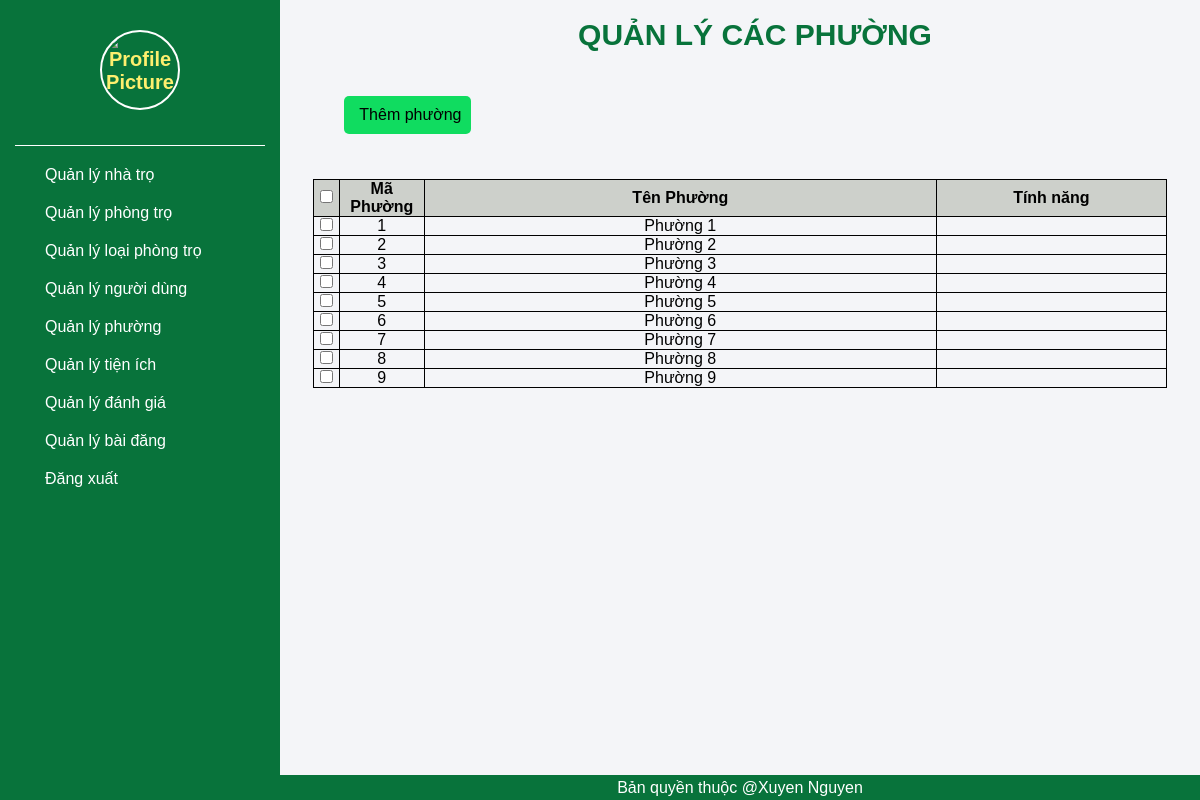
The page /scr/qlphuong.php (signed in) on the database its author committed.
### tables this page shows
CREATE TABLE `phuong` (
  `maphuong` int(11) NOT NULL,
  `tenphuong` varchar(30) NOT NULL
);

### scr/qlphuong.php (the view, shortened to what this page needs)
<?php
include("header_admin.php");
?>
<div>
    <div class="top-center">
        <p> QUẢN LÝ CÁC PHƯỜNG </p>
    </div>
    <div class="table-center">
        <div class="btn-center">
            <div class="btn-center-bt">
                <a href="them_phuong.php" class="button button-them">
                    <p>Thêm phường</p>
                </a>
            </div>
        </div>
        <div class="table">
            <table width="100%" class="table-content">
                <tr style="background-color:#CDD0CB; font-weight:600;">
                    <td width="3%"><input type="checkbox"></td>
                    <td width="10%">Mã Phường </td>
                    <td width="60%">Tên Phường</td>
                    <td width="40%">Tính năng</td>
                </tr>
                <?php
                    include("ketnoi.php");
                    $sql="select * from phuong ";
                    $kq=mysqli_query($conn,$sql) or die ("Không thể xuất thông tin người dùng ".mysqli_error());
                    while($row=mysqli_fetch_array($kq))
                    {
                        echo "<tr>";
                        echo"<td width='3%'><input type='checkbox'></td>";
                        echo "<td> ".$row["maphuong"]."</td>";
                        $usern=$row["maphuong"];
                        echo "<td class='bang'>".$row["tenphuong"]."</td>";
                        echo "<td class='bang'>
                        <a href='xoa_phuong.php?user=$usern'><ion-icon name='trash-outline'></ion-icon></a>
                        </td>";
                    }
                    ?>
        </div>
    </div>
</div>
</div>
<?php
include("footer_admin.php");
?>

### scr/css_admin.css (style rules this page uses)
* { margin: 0; padding: 0; box-sizing: border-box; font-family: 'Montserrat', sans-serif; }
.top-center { display: flex; align-items: center; width: 95%; height: 40px; padding-left: 30px; margin: 0 auto; border-radius: 5px; margin-top: 15px; margin-bottom: 20px; justify-content: space-around; }
.top-center p { color: #08733b; font-weight: 700; font-size: 30px; }
.table-center { display: flex; width: 95%; margin: 0 auto; flex-wrap: wrap; padding: 1px 10px; flex-direction: column; margin-bottom: 30px; }
.btn-center { display: flex; justify-content: space-between; align-items: center; width: 95%; margin: 10px auto; padding-bottom: 5px; }
.btn-center-bt { display: flex; align-items: center; }
.button { display: flex; align-items: center; margin: 10px; gap: 5px; border-radius: 5px; justify-content: center; padding: 10px 10px; text-decoration: none; color: black; }
.button-them { background-color: #10dc60; }
table, th, td { border:1px solid black; }
.table-content { border-collapse:collapse; margin-top: 20px; text-align: center; }

### rows shown on the page
phuong: maphuong "1", tenphuong "Phường 1"
phuong: maphuong "2", tenphuong "Phường 2"
phuong: maphuong "3", tenphuong "Phường 3"
phuong: maphuong "4", tenphuong "Phường 4"
phuong: maphuong "5", tenphuong "Phường 5"
phuong: maphuong "6", tenphuong "Phường 6"
phuong: maphuong "7", tenphuong "Phường 7"
phuong: maphuong "8", tenphuong "Phường 8"
phuong: maphuong "9", tenphuong "Phường 9"
